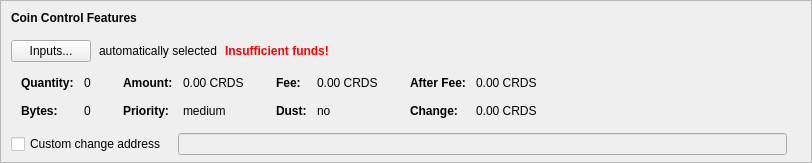
    <widget class="QFrame" name="frameCoinControl">
     <property name="sizePolicy">
      <sizepolicy hsizetype="Expanding" vsizetype="Expanding">
       <horstretch>0</horstretch>
       <verstretch>0</verstretch>
      </sizepolicy>
     </property>
     <property name="maximumSize">
      <size>
       <width>16777215</width>
       <height>16777215</height>
      </size>
     </property>
     <property name="frameShape">
      <enum>QFrame::StyledPanel</enum>
     </property>
     <property name="frameShadow">
      <enum>QFrame::Sunken</enum>
     </property>
     <layout class="QVBoxLayout" name="verticalLayoutCoinControl2">
      <property name="spacing">
       <number>0</number>
      </property>
      <property name="leftMargin">
       <number>0</number>
      </property>
      <property name="topMargin">
       <number>0</number>
      </property>
      <property name="rightMargin">
       <number>0</number>
      </property>
      <property name="bottomMargin">
       <number>6</number>
      </property>
      <item>
       <layout class="QVBoxLayout" name="verticalLayoutCoinControl" stretch="0,0,0,0,1">
        <property name="spacing">
         <number>0</number>
        </property>
        <property name="leftMargin">
         <number>10</number>
        </property>
        <property name="topMargin">
         <number>10</number>
        </property>
        <item>
         <layout class="QHBoxLayout" name="horizontalLayoutCoinControl1">
          <property name="bottomMargin">
           <number>15</number>
          </property>
          <item>
           <widget class="QLabel" name="labelCoinControlFeatures">
            <property name="sizePolicy">
             <sizepolicy hsizetype="Preferred" vsizetype="Maximum">
              <horstretch>0</horstretch>
              <verstretch>0</verstretch>
             </sizepolicy>
            </property>
            <property name="font">
             <font>
              <weight>75</weight>
              <bold>true</bold>
             </font>
            </property>
            <property name="styleSheet">
             <string notr="true">font-weight:bold;</string>
            </property>
            <property name="text">
             <string>Coin Control Features</string>
            </property>
           </widget>
          </item>
         </layout>
        </item>
        <item>
         <layout class="QHBoxLayout" name="horizontalLayoutCoinControl2" stretch="0,0,0,0">
          <property name="spacing">
           <number>8</number>
          </property>
          <property name="bottomMargin">
           <number>10</number>
          </property>
          <item>
           <widget class="QPushButton" name="pushButtonCoinControl">
            <property name="styleSheet">
             <string notr="true"/>
            </property>
            <property name="text">
             <string>Inputs...</string>
            </property>
            <property name="autoDefault">
             <bool>false</bool>
            </property>
           </widget>
          </item>
          <item>
           <widget class="QLabel" name="labelCoinControlAutomaticallySelected">
            <property name="text">
             <string>automatically selected</string>
            </property>
            <property name="margin">
             <number>5</number>
            </property>
           </widget>
          </item>
          <item>
           <widget class="QLabel" name="labelCoinControlInsuffFunds">
            <property name="font">
             <font>
              <weight>75</weight>
              <bold>true</bold>
             </font>
            </property>
            <property name="styleSheet">
             <string notr="true">color:red;font-weight:bold;</string>
            </property>
            <property name="text">
             <string>Insufficient funds!</string>
            </property>
            <property name="margin">
             <number>5</number>
            </property>
           </widget>
          </item>
          <item>
           <spacer name="horizontalSpacerCoinControl">
            <property name="orientation">
             <enum>Qt::Horizontal</enum>
            </property>
            <property name="sizeHint" stdset="0">
             <size>
              <width>40</width>
              <height>1</height>
             </size>
            </property>
           </spacer>
          </item>
         </layout>
        </item>
        <item>
         <widget class="QWidget" name="widgetCoinControl" native="true">
          <property name="sizePolicy">
           <sizepolicy hsizetype="Preferred" vsizetype="Preferred">
            <horstretch>0</horstretch>
            <verstretch>0</verstretch>
           </sizepolicy>
          </property>
          <property name="minimumSize">
           <size>
            <width>0</width>
            <height>0</height>
           </size>
          </property>
          <property name="styleSheet">
           <string notr="true"/>
          </property>
          <layout class="QHBoxLayout" name="horizontalLayoutCoinControl5">
           <property name="leftMargin">
            <number>0</number>
           </property>
           <property name="topMargin">
            <number>0</number>
           </property>
           <property name="rightMargin">
            <number>0</number>
           </property>
           <property name="bottomMargin">
            <number>0</number>
           </property>
           <item>
            <layout class="QHBoxLayout" name="horizontalLayoutCoinControl3" stretch="0,0,0,1">
             <property name="spacing">
              <number>20</number>
             </property>
             <property name="topMargin">
              <number>0</number>
             </property>
             <property name="bottomMargin">
              <number>10</number>
             </property>
             <item>
              <layout class="QFormLayout" name="formLayoutCoinControl1">
               <property name="horizontalSpacing">
                <number>10</number>
               </property>
               <property name="verticalSpacing">
                <number>14</number>
               </property>
               <property name="leftMargin">
                <number>10</number>
               </property>
               <property name="topMargin">
                <number>4</number>
               </property>
               <property name="rightMargin">
                <number>6</number>
               </property>
               <item row="0" column="0">
                <widget class="QLabel" name="labelCoinControlQuantityText">
                 <property name="font">
                  <font>
                   <weight>75</weight>
                   <bold>true</bold>
                  </font>
                 </property>
                 <property name="text">
                  <string>Quantity:</string>
                 </property>
                 <property name="margin">
                  <number>0</number>
                 </property>
                </widget>
               </item>
               <item row="0" column="1">
                <widget class="QLabel" name="labelCoinControlQuantity">
                 <property name="cursor">
                  <cursorShape>IBeamCursor</cursorShape>
                 </property>
                 <property name="contextMenuPolicy">
                  <enum>Qt::ActionsContextMenu</enum>
                 </property>
                 <property name="text">
                  <string notr="true">0</string>
                 </property>
                 <property name="margin">
                  <number>0</number>
                 </property>
                 <property name="textInteractionFlags">
                  <set>Qt::LinksAccessibleByMouse|Qt::TextSelectableByKeyboard|Qt::TextSelectableByMouse</set>
                 </property>
                </widget>
               </item>
               <item row="1" column="0">
                <widget class="QLabel" name="labelCoinControlBytesText">
                 <property name="font">
                  <font>
                   <weight>75</weight>
                   <bold>true</bold>
                  </font>
                 </property>
                 <property name="text">
                  <string>Bytes:</string>
                 </property>
                </widget>
               </item>
               <item row="1" column="1">
                <widget class="QLabel" name="labelCoinControlBytes">
                 <property name="cursor">
                  <cursorShape>IBeamCursor</cursorShape>
                 </property>
                 <property name="contextMenuPolicy">
                  <enum>Qt::ActionsContextMenu</enum>
                 </property>
                 <property name="text">
                  <string notr="true">0</string>
                 </property>
                 <property name="textInteractionFlags">
                  <set>Qt::LinksAccessibleByMouse|Qt::TextSelectableByKeyboard|Qt::TextSelectableByMouse</set>
                 </property>
                </widget>
               </item>
              </layout>
             </item>
             <item>
              <layout class="QFormLayout" name="formLayoutCoinControl2">
               <property name="horizontalSpacing">
                <number>10</number>
               </property>
               <property name="verticalSpacing">
                <number>14</number>
               </property>
               <property name="leftMargin">
                <number>6</number>
               </property>
               <property name="topMargin">
                <number>4</number>
               </property>
               <property name="rightMargin">
                <number>6</number>
               </property>
               <item row="0" column="0">
                <widget class="QLabel" name="labelCoinControlAmountText">
                 <property name="font">
                  <font>
                   <weight>75</weight>
                   <bold>true</bold>
                  </font>
                 </property>
                 <property name="text">
                  <string>Amount:</string>
                 </property>
                 <property name="margin">
                  <number>0</number>
                 </property>
                </widget>
               </item>
               <item row="0" column="1">
                <widget class="QLabel" name="labelCoinControlAmount">
                 <property name="cursor">
                  <cursorShape>IBeamCursor</cursorShape>
                 </property>
                 <property name="contextMenuPolicy">
                  <enum>Qt::ActionsContextMenu</enum>
                 </property>
                 <property name="text">
                  <string notr="true">0.00 CRDS</string>
                 </property>
                 <property name="textInteractionFlags">
                  <set>Qt::LinksAccessibleByMouse|Qt::TextSelectableByKeyboard|Qt::TextSelectableByMouse</set>
                 </property>
                </widget>
               </item>
               <item row="1" column="0">
                <widget class="QLabel" name="labelCoinControlPriorityText">
                 <property name="font">
                  <font>
                   <weight>75</weight>
                   <bold>true</bold>
                  </font>
                 </property>
                 <property name="text">
                  <string>Priority:</string>
                 </property>
                </widget>
               </item>
               <item row="1" column="1">
                <widget class="QLabel" name="labelCoinControlPriority">
                 <property name="cursor">
                  <cursorShape>IBeamCursor</cursorShape>
                 </property>
                 <property name="contextMenuPolicy">
                  <enum>Qt::ActionsContextMenu</enum>
                 </property>
                 <property name="text">
                  <string>medium</string>
                 </property>
                 <property name="textInteractionFlags">
                  <set>Qt::LinksAccessibleByMouse|Qt::TextSelectableByKeyboard|Qt::TextSelectableByMouse</set>
                 </property>
                </widget>
               </item>
              </layout>
             </item>
             <item>
              <layout class="QFormLayout" name="formLayoutCoinControl3">
               <property name="horizontalSpacing">
                <number>10</number>
               </property>
               <property name="verticalSpacing">
                <number>14</number>
               </property>
               <property name="leftMargin">
                <number>6</number>
               </property>
               <property name="topMargin">
                <number>4</number>
               </property>
               <property name="rightMargin">
                <number>6</number>
               </property>
               <item row="0" column="0">
                <widget class="QLabel" name="labelCoinControlFeeText">
                 <property name="font">
                  <font>
                   <weight>75</weight>
                   <bold>true</bold>
                  </font>
                 </property>
                 <property name="text">
                  <string>Fee:</string>
                 </property>
                 <property name="margin">
                  <number>0</number>
                 </property>
                </widget>
               </item>
               <item row="0" column="1">
                <widget class="QLabel" name="labelCoinControlFee">
                 <property name="cursor">
                  <cursorShape>IBeamCursor</cursorShape>
                 </property>
                 <property name="contextMenuPolicy">
                  <enum>Qt::ActionsContextMenu</enum>
                 </property>
                 <property name="text">
                  <string notr="true">0.00 CRDS</string>
                 </property>
                 <property name="textInteractionFlags">
                  <set>Qt::LinksAccessibleByMouse|Qt::TextSelectableByKeyboard|Qt::TextSelectableByMouse</set>
                 </property>
                </widget>
               </item>
               <item row="1" column="0">
                <widget class="QLabel" name="labelCoinControlLowOutputText">
                 <property name="font">
                  <font>
                   <weight>75</weight>
                   <bold>true</bold>
                  </font>
                 </property>
                 <property name="text">
                  <string>Dust:</string>
                 </property>
                </widget>
               </item>
               <item row="1" column="1">
                <widget class="QLabel" name="labelCoinControlLowOutput">
                 <property name="cursor">
                  <cursorShape>IBeamCursor</cursorShape>
                 </property>
                 <property name="contextMenuPolicy">
                  <enum>Qt::ActionsContextMenu</enum>
                 </property>
                 <property name="text">
                  <string>no</string>
                 </property>
                 <property name="textInteractionFlags">
                  <set>Qt::LinksAccessibleByMouse|Qt::TextSelectableByKeyboard|Qt::TextSelectableByMouse</set>
                 </property>
                </widget>
               </item>
              </layout>
             </item>
             <item>
              <layout class="QFormLayout" name="formLayoutCoinControl4">
               <property name="horizontalSpacing">
                <number>10</number>
               </property>
               <property name="verticalSpacing">
                <number>14</number>
               </property>
               <property name="leftMargin">
                <number>6</number>
               </property>
               <property name="topMargin">
                <number>4</number>
               </property>
               <property name="rightMargin">
                <number>6</number>
               </property>
               <item row="0" column="0">
                <widget class="QLabel" name="labelCoinControlAfterFeeText">
                 <property name="font">
                  <font>
                   <weight>75</weight>
                   <bold>true</bold>
                  </font>
                 </property>
                 <property name="text">
                  <string>After Fee:</string>
                 </property>
                 <property name="margin">
                  <number>0</number>
                 </property>
                </widget>
               </item>
               <item row="0" column="1">
                <widget class="QLabel" name="labelCoinControlAfterFee">
                 <property name="cursor">
                  <cursorShape>IBeamCursor</cursorShape>
                 </property>
                 <property name="contextMenuPolicy">
                  <enum>Qt::ActionsContextMenu</enum>
                 </property>
                 <property name="text">
                  <string notr="true">0.00 CRDS</string>
                 </property>
                 <property name="textInteractionFlags">
                  <set>Qt::LinksAccessibleByMouse|Qt::TextSelectableByKeyboard|Qt::TextSelectableByMouse</set>
                 </property>
                </widget>
               </item>
               <item row="1" column="0">
                <widget class="QLabel" name="labelCoinControlChangeText">
                 <property name="font">
                  <font>
                   <weight>75</weight>
                   <bold>true</bold>
                  </font>
                 </property>
                 <property name="text">
                  <string>Change:</string>
                 </property>
                </widget>
               </item>
               <item row="1" column="1">
                <widget class="QLabel" name="labelCoinControlChange">
                 <property name="cursor">
                  <cursorShape>IBeamCursor</cursorShape>
                 </property>
                 <property name="contextMenuPolicy">
                  <enum>Qt::ActionsContextMenu</enum>
                 </property>
                 <property name="text">
                  <string notr="true">0.00 CRDS</string>
                 </property>
                 <property name="textInteractionFlags">
                  <set>Qt::LinksAccessibleByMouse|Qt::TextSelectableByKeyboard|Qt::TextSelectableByMouse</set>
                 </property>
                </widget>
               </item>
              </layout>
             </item>
            </layout>
           </item>
          </layout>
         </widget>
        </item>
        <item>
         <layout class="QHBoxLayout" name="horizontalLayoutCoinControl4" stretch="0,0,0">
          <property name="spacing">
           <number>12</number>
          </property>
          <property name="sizeConstraint">
           <enum>QLayout::SetDefaultConstraint</enum>
          </property>
          <property name="topMargin">
           <number>5</number>
          </property>
          <property name="rightMargin">
           <number>5</number>
          </property>
          <item>
           <widget class="QCheckBox" name="checkBoxCoinControlChange">
            <property name="palette">
             <palette>
              <active>
               <colorrole role="WindowText">
                <brush brushstyle="SolidPattern">
                 <color alpha="255">
                  <red>0</red>
                  <green>0</green>
                  <blue>0</blue>
                 </color>
                </brush>
               </colorrole>
               <colorrole role="Button">
                <brush brushstyle="SolidPattern">
                 <color alpha="255">
                  <red>255</red>
                  <green>255</green>
                  <blue>255</blue>
                 </color>
                </brush>
               </colorrole>
               <colorrole role="Light">
                <brush brushstyle="SolidPattern">
                 <color alpha="255">
                  <red>255</red>
                  <green>255</green>
                  <blue>255</blue>
                 </color>
                </brush>
               </colorrole>
               <colorrole role="Midlight">
                <brush brushstyle="SolidPattern">
                 <color alpha="255">
                  <red>255</red>
                  <green>255</green>
                  <blue>255</blue>
                 </color>
                </brush>
               </colorrole>
               <colorrole role="Dark">
                <brush brushstyle="SolidPattern">
                 <color alpha="255">
                  <red>127</red>
                  <green>127</green>
                  <blue>127</blue>
                 </color>
                </brush>
               </colorrole>
               <colorrole role="Mid">
                <brush brushstyle="SolidPattern">
                 <color alpha="255">
                  <red>170</red>
                  <green>170</green>
                  <blue>170</blue>
                 </color>
                </brush>
               </colorrole>
               <colorrole role="Text">
                <brush brushstyle="SolidPattern">
                 <color alpha="255">
                  <red>0</red>
                  <green>0</green>
                  <blue>0</blue>
                 </color>
                </brush>
               </colorrole>
               <colorrole role="BrightText">
                <brush brushstyle="SolidPattern">
                 <color alpha="255">
                  <red>255</red>
                  <green>255</green>
                  <blue>255</blue>
                 </color>
                </brush>
               </colorrole>
               <colorrole role="ButtonText">
                <brush brushstyle="SolidPattern">
                 <color alpha="255">
                  <red>0</red>
                  <green>0</green>
                  <blue>0</blue>
                 </color>
                </brush>
               </colorrole>
               <colorrole role="Base">
                <brush brushstyle="SolidPattern">
                 <color alpha="255">
                  <red>255</red>
                  <green>255</green>
                  <blue>255</blue>
                 </color>
                </brush>
               </colorrole>
               <colorrole role="Window">
                <brush brushstyle="SolidPattern">
                 <color alpha="255">
                  <red>255</red>
                  <green>255</green>
                  <blue>255</blue>
                 </color>
                </brush>
               </colorrole>
               <colorrole role="Shadow">
                <brush brushstyle="SolidPattern">
                 <color alpha="255">
                  <red>0</red>
                  <green>0</green>
                  <blue>0</blue>
                 </color>
                </brush>
               </colorrole>
               <colorrole role="AlternateBase">
                <brush brushstyle="SolidPattern">
                 <color alpha="255">
                  <red>255</red>
                  <green>255</green>
                  <blue>255</blue>
                 </color>
                </brush>
               </colorrole>
               <colorrole role="ToolTipBase">
                <brush brushstyle="SolidPattern">
                 <color alpha="255">
                  <red>255</red>
                  <green>255</green>
                  <blue>220</blue>
                 </color>
                </brush>
               </colorrole>
               <colorrole role="ToolTipText">
                <brush brushstyle="SolidPattern">
                 <color alpha="255">
                  <red>0</red>
                  <green>0</green>
                  <blue>0</blue>
                 </color>
                </brush>
               </colorrole>
              </active>
              <inactive>
               <colorrole role="WindowText">
                <brush brushstyle="SolidPattern">
                 <color alpha="255">
                  <red>0</red>
                  <green>0</green>
                  <blue>0</blue>
                 </color>
                </brush>
               </colorrole>
               <colorrole role="Button">
                <brush brushstyle="SolidPattern">
                 <color alpha="255">
                  <red>255</red>
                  <green>255</green>
                  <blue>255</blue>
                 </color>
                </brush>
               </colorrole>
               <colorrole role="Light">
                <brush brushstyle="SolidPattern">
                 <color alpha="255">
                  <red>255</red>
                  <green>255</green>
                  <blue>255</blue>
                 </color>
                </brush>
               </colorrole>
               <colorrole role="Midlight">
                <brush brushstyle="SolidPattern">
                 <color alpha="255">
                  <red>255</red>
                  <green>255</green>
                  <blue>255</blue>
                 </color>
                </brush>
               </colorrole>
               <colorrole role="Dark">
                <brush brushstyle="SolidPattern">
                 <color alpha="255">
                  <red>127</red>
                  <green>127</green>
                  <blue>127</blue>
                 </color>
                </brush>
               </colorrole>
               <colorrole role="Mid">
                <brush brushstyle="SolidPattern">
                 <color alpha="255">
                  <red>170</red>
                  <green>170</green>
                  <blue>170</blue>
                 </color>
                </brush>
               </colorrole>
               <colorrole role="Text">
                <brush brushstyle="SolidPattern">
                 <color alpha="255">
                  <red>0</red>
                  <green>0</green>
                  <blue>0</blue>
                 </color>
                </brush>
               </colorrole>
               <colorrole role="BrightText">
                <brush brushstyle="SolidPattern">
                 <color alpha="255">
                  <red>255</red>
                  <green>255</green>
                  <blue>255</blue>
                 </color>
                </brush>
               </colorrole>
               <colorrole role="ButtonText">
                <brush brushstyle="SolidPattern">
                 <color alpha="255">
                  <red>0</red>
                  <green>0</green>
                  <blue>0</blue>
                 </color>
                </brush>
               </colorrole>
               <colorrole role="Base">
                <brush brushstyle="SolidPattern">
                 <color alpha="255">
                  <red>255</red>
                  <green>255</green>
                  <blue>255</blue>
                 </color>
                </brush>
               </colorrole>
               <colorrole role="Window">
                <brush brushstyle="SolidPattern">
                 <color alpha="255">
                  <red>255</red>
                  <green>255</green>
                  <blue>255</blue>
                 </color>
                </brush>
               </colorrole>
               <colorrole role="Shadow">
                <brush brushstyle="SolidPattern">
                 <color alpha="255">
                  <red>0</red>
                  <green>0</green>
                  <blue>0</blue>
                 </color>
                </brush>
               </colorrole>
               <colorrole role="AlternateBase">
                <brush brushstyle="SolidPattern">
                 <color alpha="255">
                  <red>255</red>
                  <green>255</green>
                  <blue>255</blue>
                 </color>
                </brush>
               </colorrole>
               <colorrole role="ToolTipBase">
                <brush brushstyle="SolidPattern">
                 <color alpha="255">
                  <red>255</red>
                  <green>255</green>
                  <blue>220</blue>
                 </color>
                </brush>
               </colorrole>
               <colorrole role="ToolTipText">
                <brush brushstyle="SolidPattern">
                 <color alpha="255">
                  <red>0</red>
                  <green>0</green>
                  <blue>0</blue>
                 </color>
                </brush>
               </colorrole>
              </inactive>
              <disabled>
               <colorrole role="WindowText">
                <brush brushstyle="SolidPattern">
                 <color alpha="255">
                  <red>127</red>
                  <green>127</green>
                  <blue>127</blue>
                 </color>
                </brush>
               </colorrole>
               <colorrole role="Button">
                <brush brushstyle="SolidPattern">
                 <color alpha="255">
                  <red>255</red>
                  <green>255</green>
                  <blue>255</blue>
                 </color>
                </brush>
               </colorrole>
               <colorrole role="Light">
                <brush brushstyle="SolidPattern">
                 <color alpha="255">
                  <red>255</red>
                  <green>255</green>
                  <blue>255</blue>
                 </color>
                </brush>
               </colorrole>
               <colorrole role="Midlight">
                <brush brushstyle="SolidPattern">
                 <color alpha="255">
                  <red>255</red>
                  <green>255</green>
                  <blue>255</blue>
                 </color>
                </brush>
               </colorrole>
               <colorrole role="Dark">
                <brush brushstyle="SolidPattern">
                 <color alpha="255">
                  <red>127</red>
                  <green>127</green>
                  <blue>127</blue>
                 </color>
                </brush>
               </colorrole>
               <colorrole role="Mid">
                <brush brushstyle="SolidPattern">
                 <color alpha="255">
                  <red>170</red>
                  <green>170</green>
                  <blue>170</blue>
                 </color>
                </brush>
               </colorrole>
               <colorrole role="Text">
                <brush brushstyle="SolidPattern">
                 <color alpha="255">
                  <red>127</red>
                  <green>127</green>
                  <blue>127</blue>
                 </color>
                </brush>
               </colorrole>
               <colorrole role="BrightText">
                <brush brushstyle="SolidPattern">
                 <color alpha="255">
                  <red>255</red>
                  <green>255</green>
                  <blue>255</blue>
                 </color>
                </brush>
               </colorrole>
               <colorrole role="ButtonText">
                <brush brushstyle="SolidPattern">
                 <color alpha="255">
                  <red>127</red>
                  <green>127</green>
                  <blue>127</blue>
                 </color>
                </brush>
               </colorrole>
               <colorrole role="Base">
                <brush brushstyle="SolidPattern">
                 <color alpha="255">
                  <red>255</red>
                  <green>255</green>
                  <blue>255</blue>
                 </color>
                </brush>
               </colorrole>
               <colorrole role="Window">
                <brush brushstyle="SolidPattern">
                 <color alpha="255">
                  <red>255</red>
                  <green>255</green>
                  <blue>255</blue>
                 </color>
                </brush>
               </colorrole>
               <colorrole role="Shadow">
                <brush brushstyle="SolidPattern">
                 <color alpha="255">
                  <red>0</red>
                  <green>0</green>
                  <blue>0</blue>
                 </color>
                </brush>
               </colorrole>
               <colorrole role="AlternateBase">
                <brush brushstyle="SolidPattern">
                 <color alpha="255">
                  <red>255</red>
                  <green>255</green>
                  <blue>255</blue>
                 </color>
                </brush>
               </colorrole>
               <colorrole role="ToolTipBase">
                <brush brushstyle="SolidPattern">
                 <color alpha="255">
                  <red>255</red>
                  <green>255</green>
                  <blue>220</blue>
                 </color>
                </brush>
               </colorrole>
               <colorrole role="ToolTipText">
                <brush brushstyle="SolidPattern">
                 <color alpha="255">
                  <red>0</red>
                  <green>0</green>
                  <blue>0</blue>
                 </color>
                </brush>
               </colorrole>
              </disabled>
             </palette>
            </property>
            <property name="toolTip">
             <string>If this is activated, but the change address is empty or invalid, change will be sent to a newly generated address.</string>
            </property>
            <property name="text">
             <string>Custom change address</string>
            </property>
           </widget>
          </item>
          <item>
           <widget class="QValidatedLineEdit" name="lineEditCoinControlChange">
            <property name="enabled">
             <bool>false</bool>
            </property>
            <property name="sizePolicy">
             <sizepolicy hsizetype="Expanding" vsizetype="Fixed">
              <horstretch>0</horstretch>
              <verstretch>0</verstretch>
             </sizepolicy>
            </property>
           </widget>
          </item>
          <item>
           <widget class="QLabel" name="labelCoinControlChangeLabel">
            <property name="sizePolicy">
             <sizepolicy hsizetype="Preferred" vsizetype="Expanding">
              <horstretch>0</horstretch>
              <verstretch>0</verstretch>
             </sizepolicy>
            </property>
            <property name="minimumSize">
             <size>
              <width>0</width>
              <height>0</height>
             </size>
            </property>
            <property name="text">
             <string/>
            </property>
            <property name="margin">
             <number>3</number>
            </property>
           </widget>
          </item>
         </layout>
        </item>
        <item>
         <spacer name="verticalSpacerCoinControl">
          <property name="orientation">
           <enum>Qt::Vertical</enum>
          </property>
          <property name="sizeHint" stdset="0">
           <size>
            <width>800</width>
            <height>1</height>
           </size>
          </property>
         </spacer>
        </item>
       </layout>
      </item>
     </layout>
    </widget>
